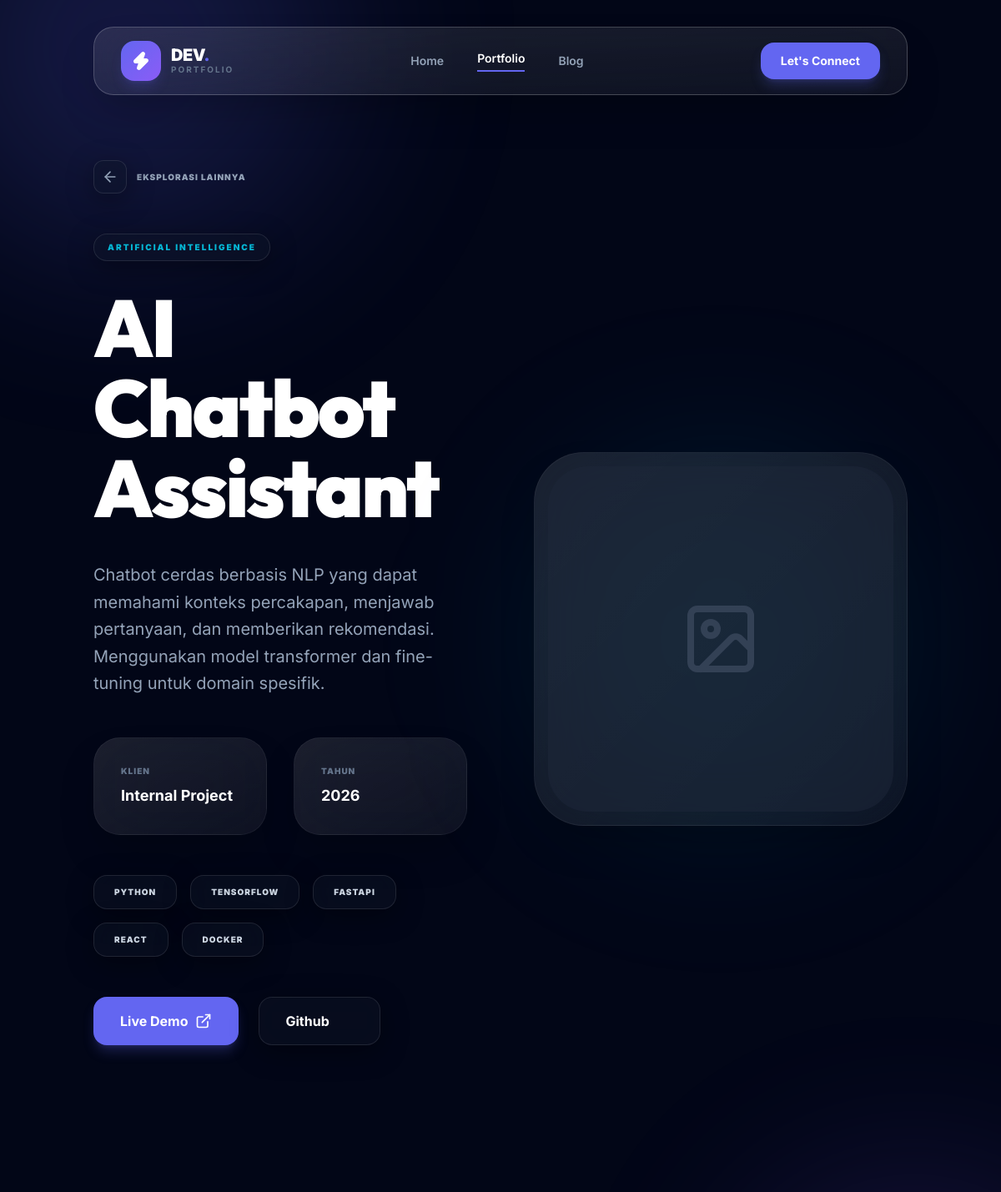
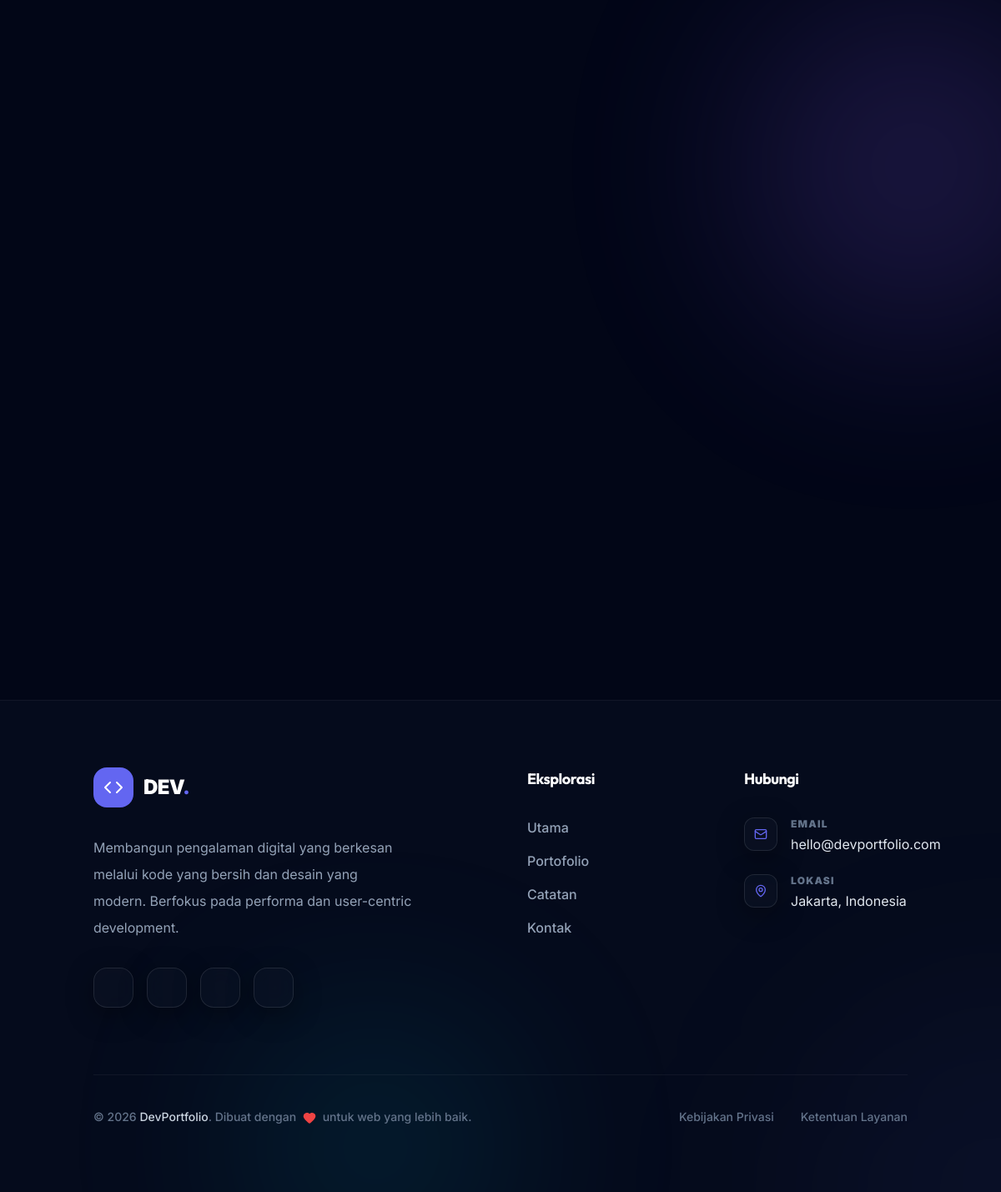
Screenshot of /public/projects/ai-chatbot-assistant with the database file from the repository (2 pictures, top to bottom).
### tables this page shows
CREATE TABLE IF NOT EXISTS projects (
    id INT AUTO_INCREMENT PRIMARY KEY,
    title VARCHAR(200) NOT NULL,
    slug VARCHAR(220) NOT NULL UNIQUE,
    description TEXT NOT NULL,
    short_desc VARCHAR(300) DEFAULT NULL,
    category_id INT DEFAULT NULL,
    tech_stack VARCHAR(500) DEFAULT NULL,
    screenshot VARCHAR(255) DEFAULT NULL,
    demo_url VARCHAR(500) DEFAULT NULL,
    github_url VARCHAR(500) DEFAULT NULL,
    featured TINYINT(1) DEFAULT 0,
    status ENUM('published', 'draft') DEFAULT 'published',
    created_at TIMESTAMP DEFAULT CURRENT_TIMESTAMP,
    updated_at TIMESTAMP DEFAULT CURRENT_TIMESTAMP ON UPDATE CURRENT_TIMESTAMP,
    FOREIGN KEY (category_id) REFERENCES categories(id) ON DELETE SET NULL
);

CREATE TABLE IF NOT EXISTS categories (
    id INT AUTO_INCREMENT PRIMARY KEY,
    name VARCHAR(50) NOT NULL,
    slug VARCHAR(60) NOT NULL UNIQUE,
    created_at TIMESTAMP DEFAULT CURRENT_TIMESTAMP
);

### app/core/Controller.php (called while the page is built, shortened)
<?php
require_once __DIR__ . '/../../config/database.php';
class Controller
{
    protected string $basePath;
    protected array $config;
    public function __construct()
    {
        $this->config = require __DIR__ . '/../../config/app.php';
        $this->basePath = $this->config['base_path'];
    }
    protected function view(string $viewName, array $data = []): void
    {
        $data['basePath'] = $this->basePath;
        $data['config'] = $this->config;
        extract($data);
        $viewFile = __DIR__ . '/../views/' . str_replace('.', '/', $viewName) . '.php';
        require $viewFile;
        require __DIR__ . '/../views/layouts/main.php';
    }
}

### app/controllers/ProjectController.php (called while the page is built, shortened)
<?php
require_once __DIR__ . '/../models/Project.php';
class ProjectController extends Controller
{
    private Project $project;
    public function __construct()
    {
        $this->project = new Project();
    }
    public function show(string $slug): void
    {
        $project = $this->project->findDetailBySlug($slug);
        $this->view('projects.show', [
            'pageTitle' => $project->title . ' — ' . $this->config['name'],
            'project' => $project,
        ]);
    }
}

### public/index.php (called while the page is built, shortened)
<?php
$config = require __DIR__ . '/../config/app.php';
require_once __DIR__ . '/../app/core/Helpers.php';
require_once __DIR__ . '/../app/core/Router.php';
require_once __DIR__ . '/../app/core/Controller.php';
require_once __DIR__ . '/../app/core/Model.php';
$router = new Router();
$url = $_GET['url'] ?? '';
$method = $_SERVER['REQUEST_METHOD'];
$router->dispatch($url, $method);

### app/core/Helpers.php (called while the page is built, shortened)
<?php
function baseUrl(string $path = ''): string
{
    $config = $GLOBALS['config'];
    $url = rtrim($config['url'], '/');
    return $url . '/' . ltrim($path, '/');
}

### config/app.php (called while the page is built)
<?php
return [
    'name' => 'DevPortfolio',
    'url'  => 'http://localhost/belajarweb.baru/public',
    'base_path' => '/belajarweb.baru/public',
    'db_host' => 'localhost',
    'db_name' => 'portfolio_db',
    'db_user' => 'root',
    'db_pass' => '',
    'smtp_host' => 'smtp.gmail.com',
    'smtp_port' => 587,
    'smtp_user' => '',
    'smtp_pass' => '',
    'smtp_from' => 'noreply@example.com',
    'smtp_from_name' => 'DevPortfolio',
    'upload_max_size' => 2 * 1024 * 1024,
    'upload_allowed_types' => ['image/jpeg', 'image/png', 'image/gif', 'image/webp'],
];

### config/database.php (called while the page is built, shortened)
<?php
class Database
{
    private static ?PDO $instance = null;
    public static function getInstance(): PDO
    {
        if (self::$instance === null) {
            $config = require __DIR__ . '/app.php';
            $dsn = "mysql:host={$config['db_host']};dbname={$config['db_name']};charset=utf8mb4";
            try {
                self::$instance = new PDO($dsn, $config['db_user'], $config['db_pass'], [
                    PDO::ATTR_ERRMODE => PDO::ERRMODE_EXCEPTION,
                    PDO::ATTR_DEFAULT_FETCH_MODE => PDO::FETCH_OBJ,
                    PDO::ATTR_EMULATE_PREPARES => false,
                ]);
            }
            catch (PDOException $e) {
                die('Database connection failed: ' . $e->getMessage());
            }
        }
        return self::$instance;
    }
}

### app/core/Model.php (called while the page is built, shortened)
<?php
require_once __DIR__ . '/../../config/database.php';
class Model
{
    public function __construct()
    {
        $this->db = Database::getInstance();
    }
}

### app/models/Project.php (called while the page is built, shortened)
<?php
require_once __DIR__ . '/../core/Model.php';
class Project extends Model
{
    public function findDetailBySlug(string $slug): ?object
    {
        $stmt = $this->db->prepare("SELECT p.*, c.name as category_name, c.slug as category_slug
            FROM projects p
            LEFT JOIN categories c ON p.category_id = c.id
            WHERE p.slug = ?");
        $stmt->execute([$slug]);
        $result = $stmt->fetch();
        return $result ?: null;
    }
}

### app/views/projects/show.php (the view, shortened to what this page needs)
<section class="pt-48 pb-20 relative overflow-hidden">
    <div class="container mx-auto px-6">
        <a href="<?= baseUrl('projects') ?>" class="inline-flex items-center gap-3 text-slate-400 hover:text-white transition-colors mb-12 group reveal">
            <div class="w-10 h-10 glass rounded-xl flex items-center justify-center group-hover:bg-accent-primary group-hover:text-white transition-all">
                <i data-lucide="arrow-left" class="w-5 h-5"></i>
            </div>
            <span class="font-black uppercase tracking-widest text-[10px]">Eksplorasi Lainnya</span>
        </a>
        <div class="grid grid-cols-1 lg:grid-cols-2 gap-20 items-center mb-32">
            <div class="reveal">
                <div class="inline-flex items-center gap-3 px-4 py-2 glass rounded-2xl text-accent-cyan text-[10px] font-black uppercase tracking-[0.2em] mb-8">
                    <?= $project->category_name ?? 'Case Study' ?>
                </div>
                <h1 class="text-5xl md:text-7xl lg:text-8xl font-black mb-10 leading-[1.1]"><?= $project->title ?></h1>
                <p class="text-xl text-slate-400 leading-relaxed mb-12"><?= strip_tags($project->description) ?></p>
                <div class="grid grid-cols-2 gap-8 mb-12">
                    <div class="glass-premium p-8 rounded-[32px] border-white/5">
                        <span class="text-[10px] font-black uppercase tracking-widest text-slate-500 block mb-2">Klien</span>
                        <span class="text-white font-bold text-lg"><?= $project->client ?? 'Internal Project' ?></span>
                    </div>
                    <div class="glass-premium p-8 rounded-[32px] border-white/5">
                        <span class="text-[10px] font-black uppercase tracking-widest text-slate-500 block mb-2">Tahun</span>
                        <span class="text-white font-bold text-lg"><?= date('Y', strtotime($project->created_at)) ?></span>
                    </div>
                </div>
                <div class="flex flex-wrap gap-4 mb-12">
                    <?php
                    $techs = explode(',', $project->tech_stack ?? '');
                    foreach ($techs as $tech):
                    ?>
                        <span class="px-6 py-3 glass rounded-2xl text-[10px] font-black uppercase tracking-[0.1em] text-slate-300">
                            <?= trim($tech) ?>
                        </span>
                    <?php endforeach; ?>
                </div>
                <div class="flex gap-6">
                    <?php if(!empty($project->demo_url)): ?>
                        <a href="<?= $project->demo_url ?>" target="_blank" class="btn-primary">
                            Live Demo
                            <i data-lucide="external-link" class="w-5 h-5"></i>
                        </a>
                    <?php endif; ?>
                    <?php if(!empty($project->github_url)): ?>
                        <a href="<?= $project->github_url ?>" target="_blank" class="btn-glass">
                            Github
                            <i data-lucide="github" class="w-5 h-5"></i>
                        </a>
                    <?php endif; ?>
                </div>
            </div>
            <div class="relative reveal">
                <div class="absolute inset-0 bg-accent-cyan/10 blur-[100px] rounded-full animate-pulse"></div>
                <div class="glass-premium p-4 rounded-[60px] border-white/5 shadow-3xl overflow-hidden group relative z-10">
                    <div class="aspect-square rounded-[48px] overflow-hidden">
                        <?php if (!empty($project->screenshot)): ?>
                            <img src="<?= baseUrl('assets/images/' . $project->screenshot) ?>" alt="<?= $project->title ?>" class="w-full h-full object-cover">
                        <?php else: ?>
                            <div class="w-full h-full bg-slate-800/50 flex items-center justify-center">
                                <i data-lucide="image" class="w-24 h-24 text-slate-700"></i>
                            </div>
                        <?php endif; ?>
                    </div>
                </div>
            </div>
        </div>
    </div>
</section>

### app/core/Router.php (shortened to what this page needs)
<?php
class Router
{
    private array $routes = [];
    public function get(string $path, string $action): void
    {
        $this->routes['GET'][$path] = $action;
    }
    public function post(string $path, string $action): void
    {
        $this->routes['POST'][$path] = $action;
    }
    public function dispatch(string $url, string $method): void
    {
        $method = strtoupper($method);
        $url = trim($url, '/');
        if (isset($this->routes[$method])) {
            foreach ($this->routes[$method] as $route => $action) {
                $route = trim($route, '/');
                $pattern = preg_replace('/\{([a-zA-Z_]+)\}/', '(?P<$1>[a-zA-Z0-9_-]+)', $route);
                $pattern = '#^' . $pattern . '$#';
                if (preg_match($pattern, $url, $matches)) {
                    $params = array_filter($matches, 'is_string', ARRAY_FILTER_USE_KEY);
                    [$controllerName, $methodName] = explode('@', $action);
                    $controller = new $className();
                    call_user_func_array([$controller, $methodName], $params);
                    return;
                }
            }
        }
    }
}

### app/views/layouts/main.php (style rules this page uses)
.reveal { opacity: 0; transform: translateY(30px); }

### rows the page displays
projects: category.name "ARTIFICIAL INTELLIGENCE", title "AI Chatbot Assistant", description "Chatbot cerdas berbasis NLP yang dapat memahami konteks percakapan, menjawab pertanyaan, dan memberikan rekomendasi. Menggunakan model transformer dan fine-tuning untuk domain spesifik.", created_at "2026", tech_stack "PYTHON", tech_stack "TENSORFLOW", tech_stack "FASTAPI", tech_stack "REACT", tech_stack "DOCKER"

### other values shown
$label "Home"
$label "Portfolio"
$label "Blog"
$project->client "Internal Project"
